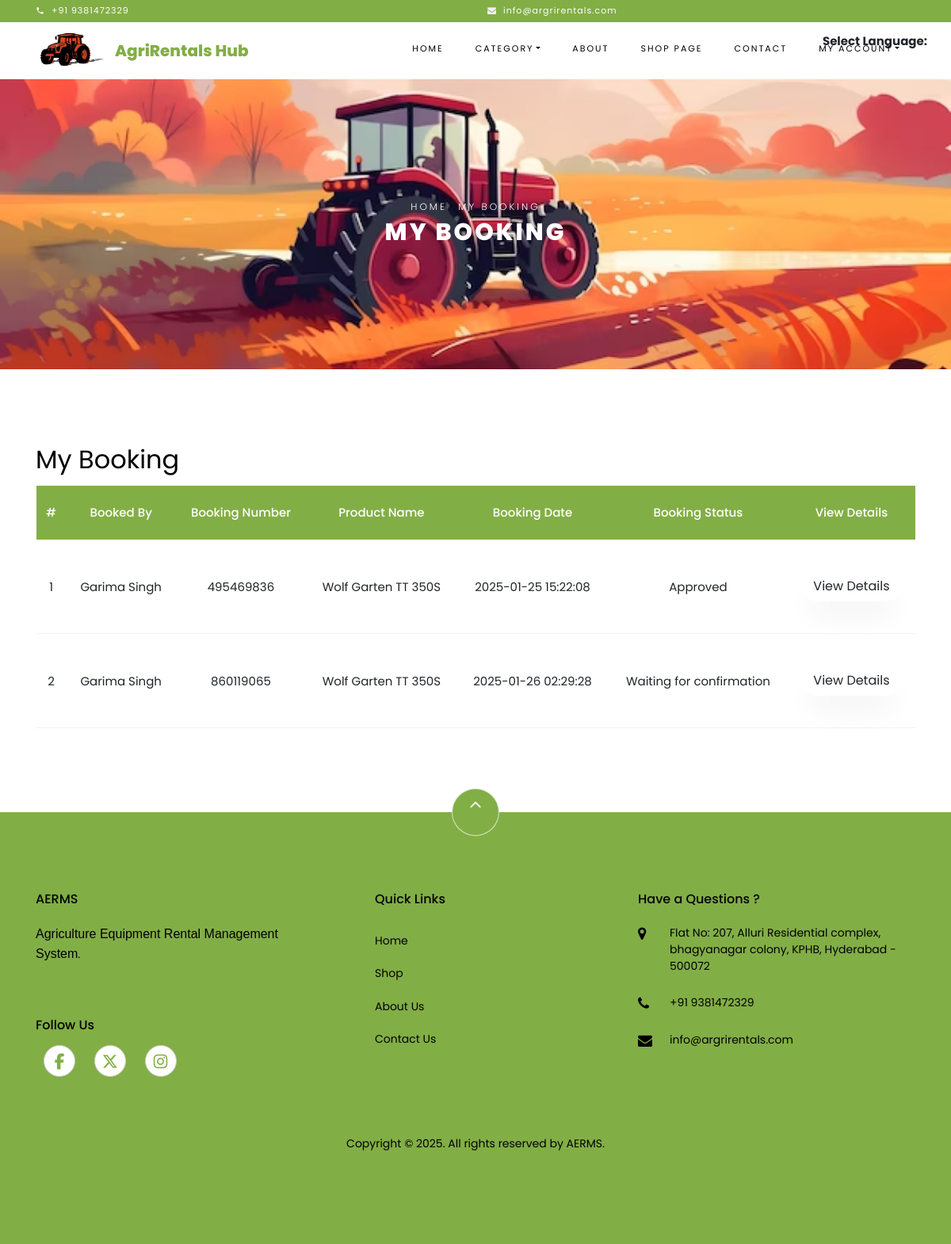
/aerms/my-booking.php (signed in), run on the app's committed database.
### tables this page shows
CREATE TABLE `tblpage` (
  `ID` int(10) NOT NULL,
  `PageType` varchar(200) DEFAULT NULL,
  `PageTitle` mediumtext DEFAULT NULL,
  `PageDescription` mediumtext DEFAULT NULL,
  `Email` varchar(200) DEFAULT NULL,
  `MobileNumber` bigint(20) DEFAULT NULL,
  `UpdationDate` timestamp NOT NULL DEFAULT current_timestamp() ON UPDATE current_timestamp()
);

CREATE TABLE `tblbooking` (
  `ID` int(10) NOT NULL,
  `BookingNumber` int(10) DEFAULT NULL,
  `UserID` int(10) DEFAULT NULL,
  `ProductID` int(10) DEFAULT NULL,
  `FromDate` date DEFAULT NULL,
  `ToDate` date DEFAULT NULL,
  `UsedFor` varchar(250) DEFAULT NULL,
  `Quantity` int(10) DEFAULT NULL,
  `DeliveryAddress` mediumtext DEFAULT NULL,
  `AddressProof` varchar(250) DEFAULT NULL,
  `DateofBooking` timestamp NULL DEFAULT current_timestamp(),
  `TotalCost` decimal(10,0) DEFAULT NULL,
  `Remark` varchar(250) DEFAULT NULL,
  `Status` varchar(250) DEFAULT NULL,
  `RemarkDate` timestamp NULL DEFAULT NULL ON UPDATE current_timestamp()
);

CREATE TABLE `tbluser` (
  `ID` int(10) NOT NULL,
  `FirstName` varchar(120) DEFAULT NULL,
  `LastName` varchar(120) DEFAULT NULL,
  `Email` varchar(120) DEFAULT NULL,
  `MobileNumber` bigint(20) DEFAULT NULL,
  `Password` varchar(120) DEFAULT NULL,
  `RegDate` timestamp NULL DEFAULT current_timestamp()
);

CREATE TABLE `tblproduct` (
  `ID` int(5) NOT NULL,
  `CategoryID` int(10) DEFAULT NULL,
  `SubcategoryID` int(5) DEFAULT NULL,
  `ProductName` varchar(250) DEFAULT NULL,
  `ModelNumber` varchar(250) DEFAULT NULL,
  `PowerSource` varchar(250) DEFAULT NULL,
  `RentPrice` decimal(10,0) DEFAULT NULL,
  `ProductSpecifications` mediumtext DEFAULT NULL,
  `ProductDescription` mediumtext DEFAULT NULL,
  `Image` varchar(250) DEFAULT NULL,
  `Image1` varchar(250) DEFAULT NULL,
  `Image2` varchar(250) DEFAULT NULL,
  `Image3` varchar(250) DEFAULT NULL,
  `Image4` varchar(250) DEFAULT NULL,
  `Image5` varchar(250) DEFAULT NULL,
  `CreationDate` timestamp NULL DEFAULT current_timestamp()
);

### aerms/my-booking.php (the view, shortened to what this page needs)
<?php
include('includes/dbconnection.php');
if (strlen($_SESSION['uid']==0)) {
  header('location:logout.php');
  } else{
 ?>
<!DOCTYPE html>
<html lang="en">
  <head>
    <link href="https://cdnjs.cloudflare.com/ajax/libs/font-awesome/6.0.0-beta3/css/all.min.css" rel="stylesheet">
    <link href="https://cdnjs.cloudflare.com/ajax/libs/font-awesome/6.5.0/css/all.min.css" rel="stylesheet">
    <link rel="stylesheet" href="css/open-iconic-bootstrap.min.css">
    <link rel="stylesheet" href="css/animate.css">
    <link rel="stylesheet" href="css/owl.carousel.min.css">
    <link rel="stylesheet" href="css/owl.theme.default.min.css">
    <link rel="stylesheet" href="css/magnific-popup.css">
    <link rel="stylesheet" href="css/aos.css">
    <link rel="stylesheet" href="css/ionicons.min.css">
    <link rel="stylesheet" href="css/bootstrap-datepicker.css">
    <link rel="stylesheet" href="css/jquery.timepicker.css">
    <link rel="stylesheet" href="css/flaticon.css">
    <link rel="stylesheet" href="css/icomoon.css">
    <link rel="stylesheet" href="css/style.css">
  </head>
  <body class="goto-here">
<?php include_once('includes/header.php');?>
    <div class="hero-wrap hero-bread" style="background-image: url('images/bg_1.jpg');">
      <div class="container">
        <div class="row no-gutters slider-text align-items-center justify-content-center">
          <div class="col-md-9 ftco-animate text-center">
          	<p class="breadcrumbs"><span class="mr-2"><a href="index.php">Home</a></span> <span>My Booking</span></p>
            <h1 class="mb-0 bread">My Booking</h1>
          </div>
        </div>
      </div>
    </div>
    <section class="ftco-section ftco-cart">
      <div class="container">
        <div class="row">
          <div class="col-md-12 ftco-animate">
            <div class="cart-list">
               <h2>My Booking</h2>
              <table class="table">
                <thead class="thead-primary">
                 <tr>
<th>#</th>
<th>Booked By</th>
<th>Booking Number</th>
<th>Product Name</th>
<th>Booking Date</th>
<th>Booking Status</th>
<th>View Details</th>
</tr>
                </thead>
                <tbody>
            <?php
                    $userid= $_SESSION['uid'];
 $query=mysqli_query($con,"select tblbooking.ID as bid,tblbooking.UserID,tblbooking.ProductID,tblbooking.BookingNumber,tblbooking.FromDate,tblbooking.ToDate,tblbooking.UsedFor,tblbooking.Quantity,tblbooking.DeliveryAddress,tblbooking.AddressProof,tblbooking.DateofBooking,tblbooking.Status,tbluser.FirstName,tbluser.LastName,tbluser.Email,tbluser.MobileNumber,tblproduct.ProductName from  tblbooking join  tbluser on tbluser.ID=tblbooking.UserID join tblproduct on tblproduct.ID=tblbooking.ProductID  where tblbooking.UserID='$userid'");
$cnt=1;
              while($row=mysqli_fetch_array($query))
              { ?>
<tr>
    <td><?php echo $cnt;?></td>
<td><?php echo $row['FirstName'];?> <?php echo $row['LastName'];?></td>
<td><?php echo $row['BookingNumber']?></td>
<td><?php echo $row['ProductName']?></td>
<td><?php echo $row['DateofBooking']?></td>
<td><?php $status=$row['Status'];
if($status==''){
 echo "Waiting for confirmation";
} else{
echo $status;
}
?>
<td><a href="booking-detail.php?bookingid=<?php echo $row['BookingNumber'];?>" class="btn theme-btn-dash">View Details</a></td>
</tr>
<?php $cnt=$cnt+1; } ?>
                </tbody>
              </table>
            </div>
          </div>
        </div>
      </div>
    </section>
    <?php include_once('includes/footer.php');?>
  </body>
</html><?php }  ?>

### aerms/includes/header.php (shortened to what this page needs)
<div class="py-1 bg-primary">
        <div class="container">
            <div class="row no-gutters d-flex align-items-start align-items-center px-md-0">
                <div class="col-lg-12 d-block">
                    <div class="row d-flex">
                        <?php
 $query=mysqli_query($con,"select * from  tblpage where PageType='contactus'");
 while ($row=mysqli_fetch_array($query)) {
 ?>
                        <div class="col-md pr-4 d-flex topper align-items-center">
                            <div class="icon mr-2 d-flex justify-content-center align-items-center"><span class="icon-phone2"></span></div>
                            <span class="text">+91 9381472329</span>
                        </div>
                        <div class="col-md pr-4 d-flex medium align-items-center">
                            <div class="icon mr-2 d-flex justify-content-center align-items-center"><span class="icon-envelope"></span></div>
                            <span class="text"><a href="mailto:info@argrirentals.com" style="color: #FFFFFF; text-decoration: none;">info@argrirentals.com</a></span>
                        </div><?php } ?>
                    </div>
                </div>
            </div>
          </div>
    </div>
    <nav class="navbar navbar-expand-lg navbar-dark ftco_navbar bg-dark ftco-navbar-light" id="ftco-navbar">
        <div class="container">
        <a href="index.php"><img src="images/logo.png" alt="My Image" class="logo"></a>
        <a class="navbar-brand" href="index.php">AgriRentals Hub</a>
          <div class="collapse navbar-collapse" id="ftco-nav">
            <ul class="navbar-nav ml-auto">
              <li id="link" class="nav-item active"><a href="index.php" class="nav-link">Home</a></li>
              <li class="nav-item dropdown">
              <a class="nav-link dropdown-toggle" href="#" id="dropdown04" data-toggle="dropdown" aria-haspopup="true" aria-expanded="false">Category</a>
            </li>
              <li id="link" class="nav-item"><a href="about.php" class="nav-link">About</a></li>
              <li id="link" class="nav-item"><a href="shop.php" class="nav-link">Shop Page</a></li>
              <li id="link" class="nav-item"><a href="contact.php" class="nav-link">Contact</a></li>
<div class="language-selector">
    <span style="font-weight: bold; margin-right: 5px;">Select Language:</span>
</div>
                      <?php if (strlen($_SESSION['uid']!=0)) {?>
             <li class="nav-item dropdown">
              <a class="nav-link dropdown-toggle" href="#" id="dropdown04" data-toggle="dropdown" aria-haspopup="true" aria-expanded="false">My Account</a>
            </li><?php } ?>
            </ul>
          </div>
        </div>
      </nav>

### aerms/includes/footer.php (shortened to what this page needs)
   <footer class="ftco-footer ftco-section">
     <div class="container">
       <div class="row">
           <div class="mouse">
                       <a href="#" class="mouse-icon">
                           <div class="mouse-wheel"><span class="ion-ios-arrow-up"></span></div>
                       </a>
                   </div>
       </div>
       <div class="row mb-5">
         <div class="col-md">
           <div class="ftco-footer-widget mb-4">
             <h2 class="ftco-heading-2">AERMS</h2>
             <?php
$query=mysqli_query($con,"select * from  tblpage where PageType='aboutus'");
while ($row=mysqli_fetch_array($query)) {
?>
             <p><?php  echo $row['PageDescription'];?>.</p><?php } ?><br><br>
             <h6 class="ftco-heading-3">Follow Us</h6>
             <div class="social-icons mt-3">
               <a href="https://www.facebook.com/profile.php?id=100010660509335" target="_blank" title="Like us on Facebook for the latest updates" class="social-link"><i class="fab fa-facebook-f"></i></a>
               <a href="https://twitter.com" target="_blank" title="Follow us on Twitter for real-time updates" class="social-link"><i class="fa-brands fa-x-twitter"></i></a>
               <a href="https://instagram.com" target="_blank" title="Follow us on Instagram to stay connected" class="social-link"><i class="fab fa-instagram"></i></a>
             </div>
           </div>
         </div>
         <div class="col-md">
           <div class="ftco-footer-widget mb-4 ml-md-5">
             <h2 class="ftco-heading-2">Quick Links</h2>
             <ul class="list-unstyled">
               <li><a href="index.php" class="py-2 d-block">Home</a></li>
               <li><a href="shop.php" class="py-2 d-block">Shop</a></li>
               <li><a href="about.php" class="py-2 d-block">About Us</a></li>
               <li><a href="contact.php" class="py-2 d-block">Contact Us</a></li>
             </ul>
           </div>
         </div>
         <div class="col-md">
           <div class="ftco-footer-widget mb-4">
               <h2 class="ftco-heading-2">Have a Questions ?</h2>
               <div class="block-23 mb-3">
                 <ul>
                   <?php
$query=mysqli_query($con,"select * from  tblpage where PageType='contactus'");
while ($row=mysqli_fetch_array($query)) {
?>
                   <li><span class="icon icon-map-marker"></span><span class="text"><?php  echo $row['PageDescription'];?></span></li><br>
                   <li><span class="icon icon-phone"></span><span class="text">+91 9381472329</span></li><br>
                   <li><span class="icon icon-envelope"></span><span class="text"><a href="mailto:info@argrirentals.com" style="color: ; text-decoration: none;">info@argrirentals.com</a></span></li><?php } ?>
                 </ul>
               </div>
           </div>
         </div>
       </div>
       <div class="row">
         <div class="col-md-12 text-center">
         <p>
            Copyright &copy; <span id="year"></span>. All rights reserved by AERMS.
         </p>
         </div>
       </div>
     </div>
   </footer>

### aerms/css/icomoon.css (style rules this page uses)
[class^="icon-"], [class*=" icon-"] { font-family: 'icomoon' !important; speak: none; font-style: normal; font-weight: normal; font-variant: normal; text-transform: none; line-height: 1; -webkit-font-smoothing: antialiased; -moz-osx-font-smoothing: grayscale; }
.icon-map-marker:before { content: "\f041"; }
.icon-phone:before { content: "\f095"; }
.icon-envelope:before { content: "\f0e0"; }
.icon-phone2:before { content: "\e0cd"; }

### data on the page
tblpage: PageDescription "Flat No: 207, Alluri Residential complex, bhagyanagar colony, KPHB, Hyderabad - 500072"
tblbooking: UserID.FirstName "Garima", UserID.LastName "Singh", BookingNumber "495469836", ProductID.ProductName "Wolf Garten TT 350S", DateofBooking "2025-01-25 15:22:08", Status "Approved"
tblbooking: UserID.FirstName "Garima", UserID.LastName "Singh", BookingNumber "860119065", ProductID.ProductName "Wolf Garten TT 350S", DateofBooking "2025-01-26 02:29:28", shows "Waiting for confirmation"
tblpage: PageDescription "Agriculture Equipment Rental Management System"
